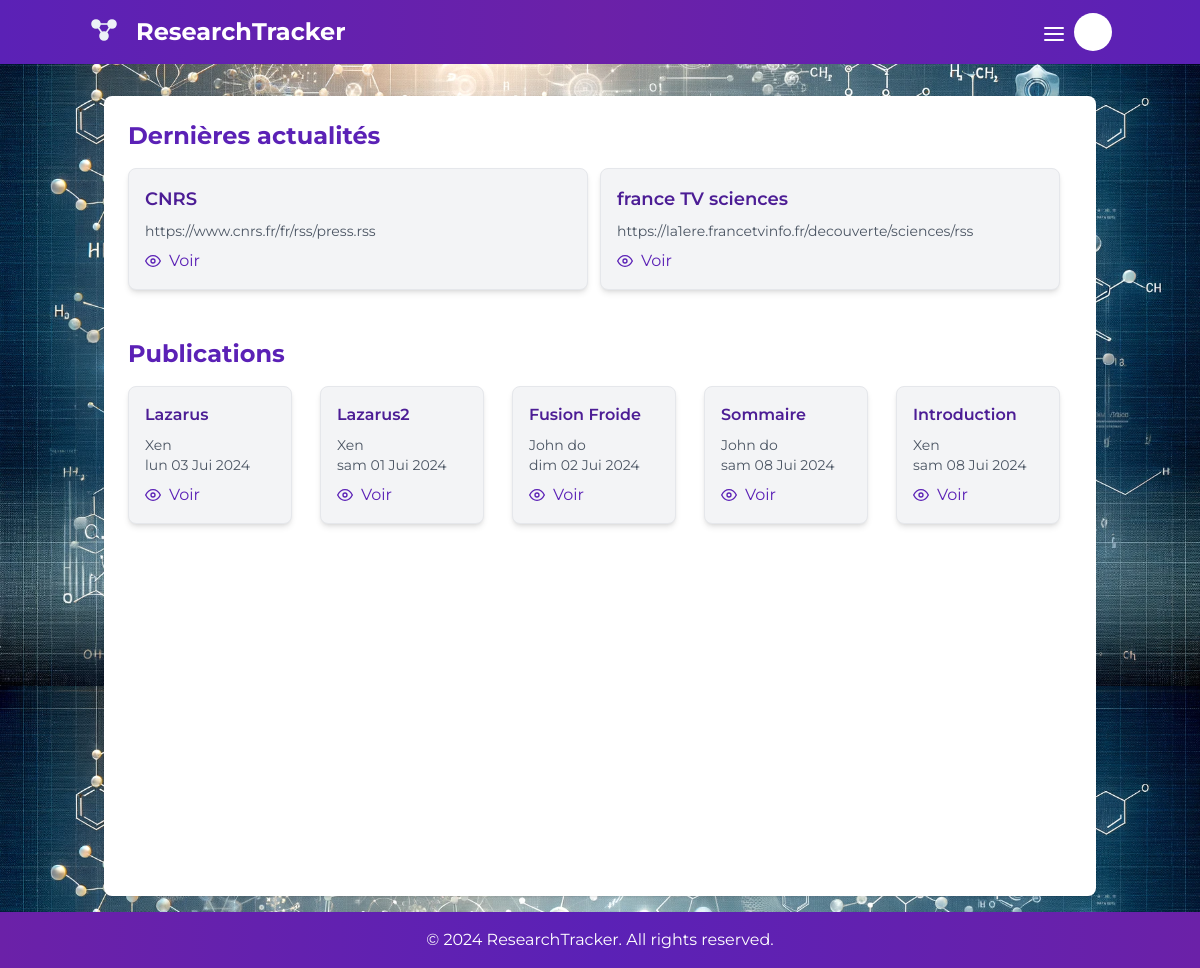
The app's page /, older data.
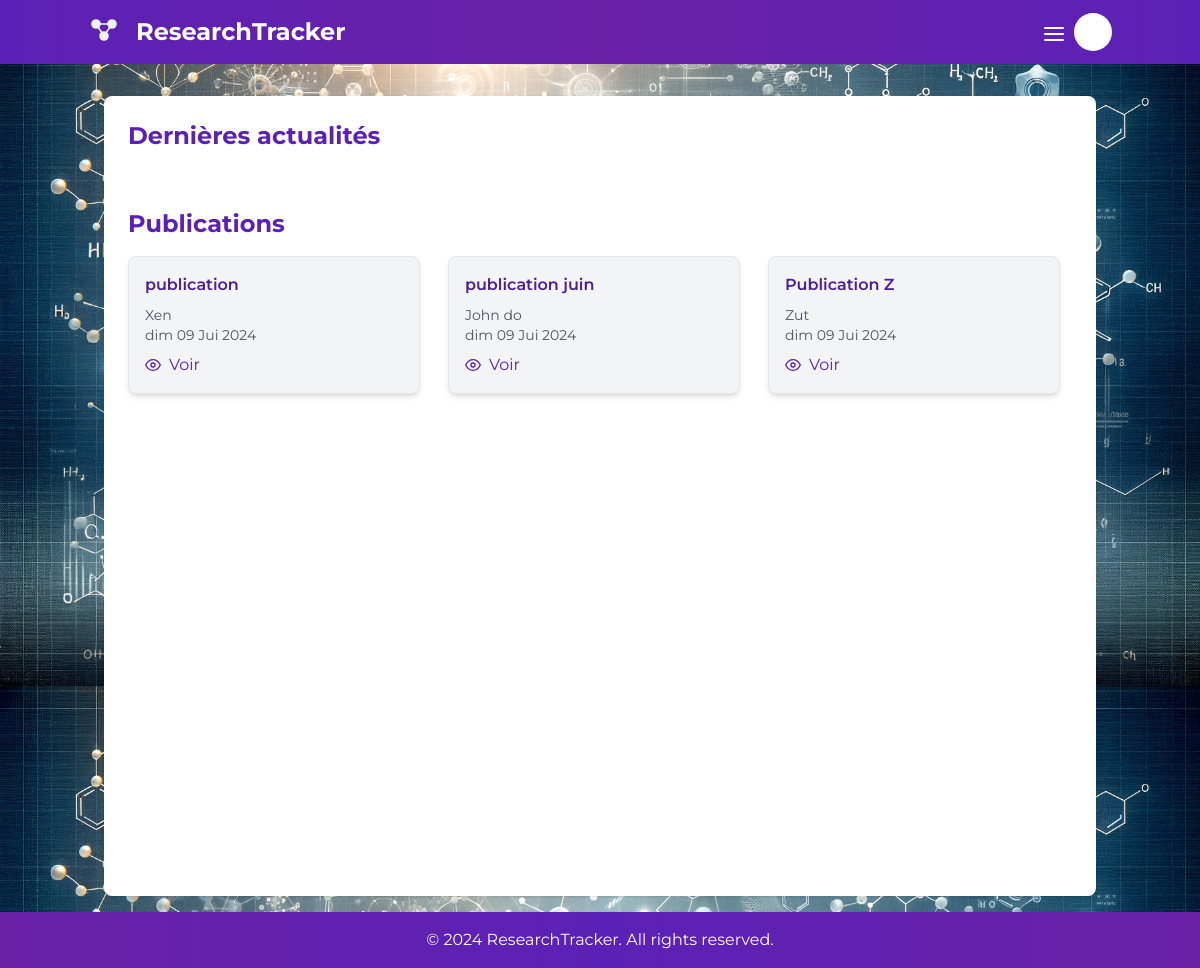
The same page, newer data.
### feeds/models.py (models this page shows, shortened)
class RSSFeed(models.Model):
    title = models.CharField(max_length=200)
    url = models.URLField()
    description = models.TextField(blank=True, null=True)
    created_at = models.DateTimeField(auto_now_add=True)

### publications/models.py (models this page shows, shortened)
class Publication(models.Model):
    SOURCE_CHOICES = [
        ('web', 'Web'),
        ('manual', 'Manual'),
    ]
    user = models.ForeignKey(settings.AUTH_USER_MODEL, on_delete=models.CASCADE, null=True, blank=True)
    title = models.CharField(max_length=200)
    authors = models.TextField()
    publication_date = models.DateField()
    project = models.ForeignKey(Project, on_delete=models.CASCADE, related_name='publications', null=True, blank=True)
    journal = models.CharField(max_length=200)
    doi = models.CharField(max_length=100)
    source = models.CharField(max_length=10, choices=SOURCE_CHOICES, default='manual')
    initial_version = models.ForeignKey('PublicationVersion', null=True, blank=True, on_delete=models.SET_NULL,
                                        related_name='initial_publication')
    current_version = models.ForeignKey('PublicationVersion', null=True, blank=True, on_delete=models.SET_NULL,
                                        related_name='current_publication')
    created_at = models.DateTimeField(auto_now=True)

### home/views.py (the view)
# urls.py: path('', HomeView.as_view(), name='home'),
class HomeView(ListView):
    model = RSSFeed
    template_name = 'home/home.html'
    context_object_name = 'rss_feeds'
    def get_context_data(self, **kwargs):
        context = super().get_context_data(**kwargs)
        context['publications'] = Publication.objects.all()  # Ajoutez les publications au contexte
        return context

### home/templates/home/home.html (shortened to what this page needs)
{% extends "base.html" %}
{% block content %}
<div class="bg-white shadow rounded-lg p-6  min-h-screen">
    <h2 class="text-2xl font-bold mb-4 text-violet-800">Dernières actualités</h2>
    <div class="flex gap-y-4 ">
        {% for rss_feed in rss_feeds %}
            <div class="w-1/2 border p-4 bg-gray-100 rounded-lg shadow-md mr-3 mb-2 ">
                <p class="font-semibold text-lg text-violet-900 mb-2">{{ rss_feed.title }}</p>
                <p class="text-sm text-gray-600 break-words mb-2">{{ rss_feed.url }}</p>
                <a href="{% url 'rss-feed-detail' rss_feed.pk %}" class="text-md flex items-center text-violet-800 hover:underline">
                    <i data-feather="eye" class="md-icon mr-2"></i> Voir
                </a>
            </div>
        {% endfor %}
    </div>
    <h2 class="text-2xl font-bold mb-4 text-violet-800 mt-10">Publications</h2>
    <div class="flex gap-4">
        {% for publication in publications %}
            <div class="w-1/2 border p-4 bg-gray-100 rounded-lg shadow-md mr-3 ">
                <p class="text-violet-900 font-semibold text-md mb-2">{{ publication.title }}</p>
                <p class="text-sm text-gray-600">{{ publication.authors }}</p>
                <p class="text-sm text-gray-600 mb-2">{{ publication.publication_date|date:"D d M Y" }}</p>
                <a href="{% url 'publication-detail' publication.pk %}" class="text-md flex items-center text-violet-800 hover:underline">
                    <i data-feather="eye" class="md-icon mr-2"></i> Voir
                </a>
            </div>
        {% endfor %}
    </div>
</div>
{% endblock %}

### templates/base.html (shortened to what this page needs)
{% load static %}
<!DOCTYPE html>
<html lang="fr">
<head>
    <link href="{% static 'css/tailwind.output.css' %}" rel="stylesheet">
    <link href="{% static 'django_ckeditor_5/dist/styles.css' %}"  rel="stylesheet">
</head>
<body class="body-bg bg-gray-500 flex flex-col min-h-screen  ">
{% include 'nav.html' %}
<main class="flex-grow container mx-auto p-4 mt-20">
    {% block content %}
    {% endblock %}
</main>
<footer class=" bg-gradient-to-r from-purple-800 via-violet-800 to-purple-800 text-white p-4 text-center">
    &copy; 2024 ResearchTracker. All rights reserved.
</footer>
</body>
</html>

### templates/nav.html (shortened to what this page needs)
<nav class="z-50 w-full fixed bg-gradient-to-r from-violet-800 via-purple-800 to-violet-800 p-4 py-3 text-white">
    <div class="container mx-auto flex justify-between items-center">
        <div class="nav-logo flex items-center">
            <a href="{% url 'home' %}" class="text-2xl font-bold ml-2">ResearchTracker</a>
        </div>
        <div class=" flex items-center">
            <div class="relative items-center">
                <button id="menu-button" class="pt-1 block focus:outline-none mr-2">
                    <i data-feather="menu" class="feather-icon"></i>
                </button>
            </div>
            {% if user.is_authenticated %}
                <div class="text-sm bg-white text-violet-800 md-avatar font-bold py-2">
                    {{ user.initials }}
                </div>
            {% else %}
                <div class="text-sm bg-white text-transparent md-avatar font-bold py-2">
                </div>
            {% endif %}
        </div>
    </div>
</nav>

Row changes from the older to the newer data that the page shows:
removed RSSFeed: title "CNRS", url "https://www.cnrs.fr/fr/rss/press.rss"
removed RSSFeed: title "france TV sciences", url "https://la1ere.francetvinfo.fr/decouverte/sciences/rss"
removed Publication: title "Lazarus", authors "Xen", publication_date "lun 03 Jui 2024"
removed Publication: title "Lazarus2", authors "Xen", publication_date "sam 01 Jui 2024"
removed Publication: title "Fusion Froide", authors "John do", publication_date "dim 02 Jui 2024"
removed Publication: title "Sommaire", authors "John do", publication_date "sam 08 Jui 2024"
removed Publication: title "Introduction", authors "Xen", publication_date "sam 08 Jui 2024"
added Publication: title "publication", authors "Xen", publication_date "dim 09 Jui 2024"
added Publication: title "publication juin", authors "John do", publication_date "dim 09 Jui 2024"
added Publication: title "Publication Z", authors "Zut", publication_date "dim 09 Jui 2024"
